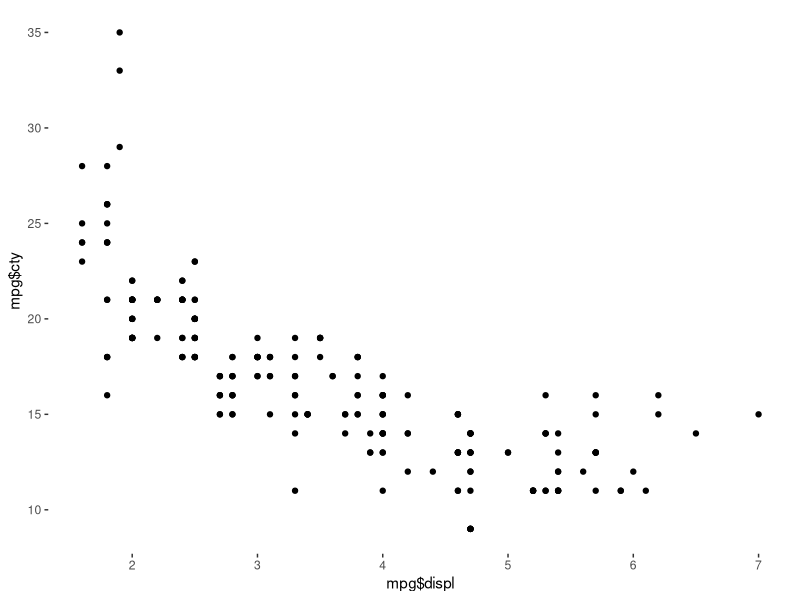
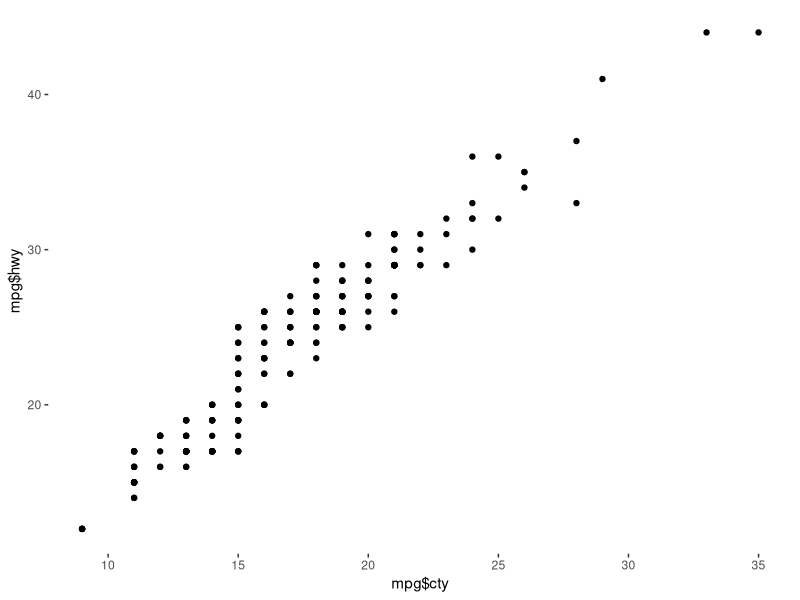
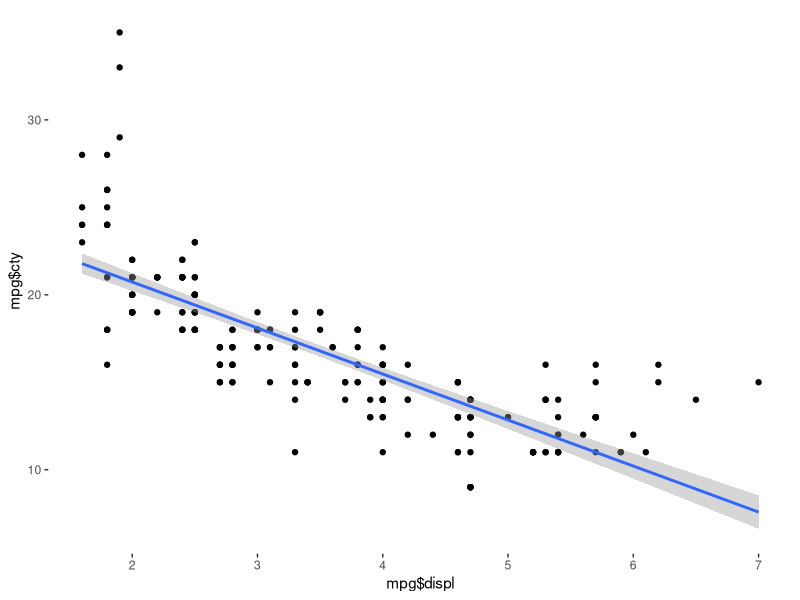
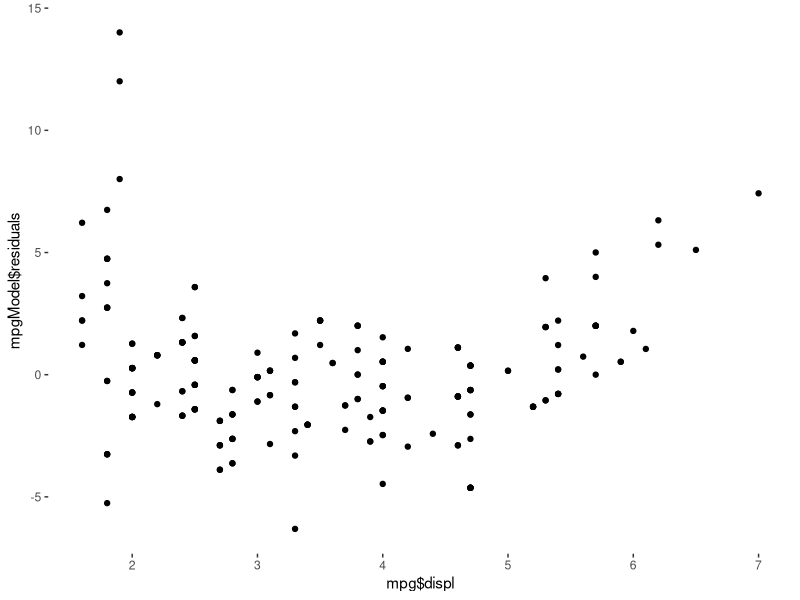
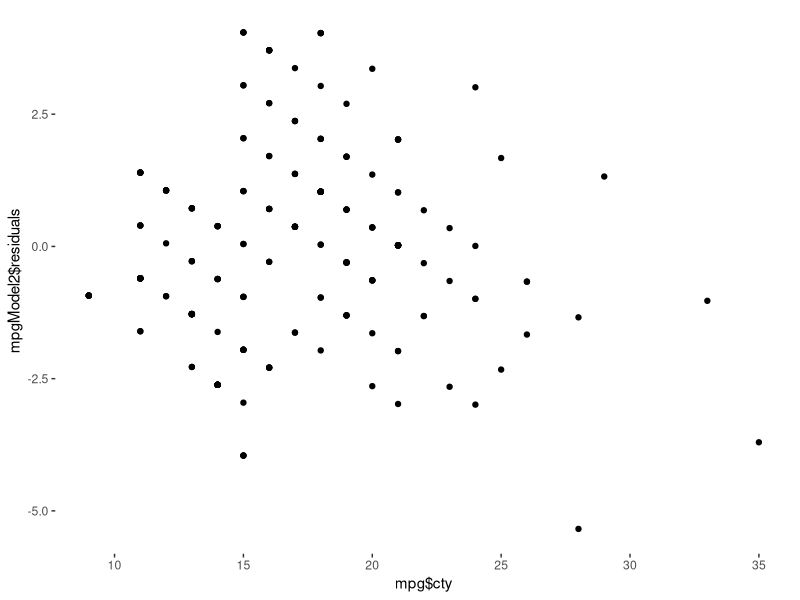
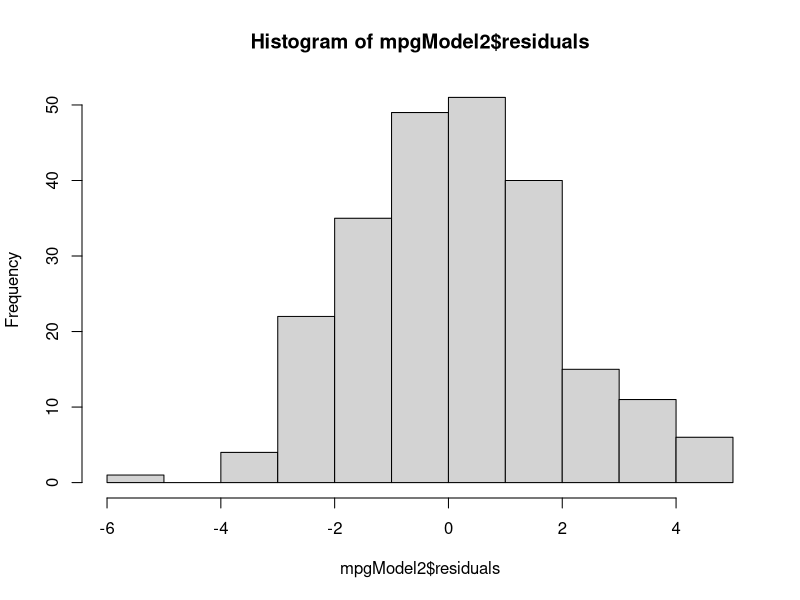
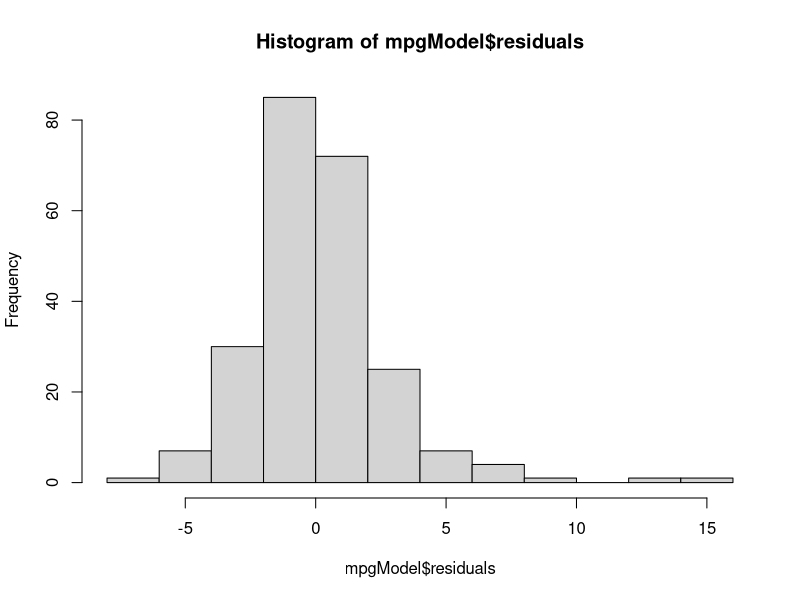

Recreate these plots in R, in order.
## ---- chunk 1

#---------- RSTUDIO STARTER V 2.0  --------------#
#                    -Prepared with care by  AM ;D
                
                                                                          
knitr::opts_chunk$set(echo = TRUE, 
                      message = FALSE, 
                      warning = FALSE)      
library(tidyverse)                
library(ggthemes)                    

theme_set(theme_tufte() +                                     
  theme(text=element_text(family="sans")))  

#------------------------------------------------#
## ---- chunk 2
qplot(mpg$displ, mpg$cty)
## ---- chunk 3
cor(mpg$cty, mpg$displ)
## ---- chunk 4
qplot(mpg$cty, mpg$hwy)
## ---- chunk 5
cor(mpg$cty, mpg$hwy)
## ---- chunk 6
qplot(mpg$displ, mpg$cty)+geom_smooth(method="lm")
## ---- chunk 7
mpgModel <- lm(mpg$cty~mpg$displ)
qplot(mpg$displ, mpgModel$residuals)
## ---- chunk 8
mpgModel2 <- lm(mpg$hwy~mpg$cty)
qplot(mpg$cty, mpgModel2$residuals)

## ---- chunk 9
hist(mpgModel2$residuals)
## ---- chunk 10
hist(mpgModel$residuals)
## ---- chunk 11
.76^2
## ---- chunk 12
cor(mpg$displ, mpg$cty)
## ---- chunk 13
(-.7985)^2
## ---- chunk 14
table(mpg$year, mpg$drv) %>% addmargins()
